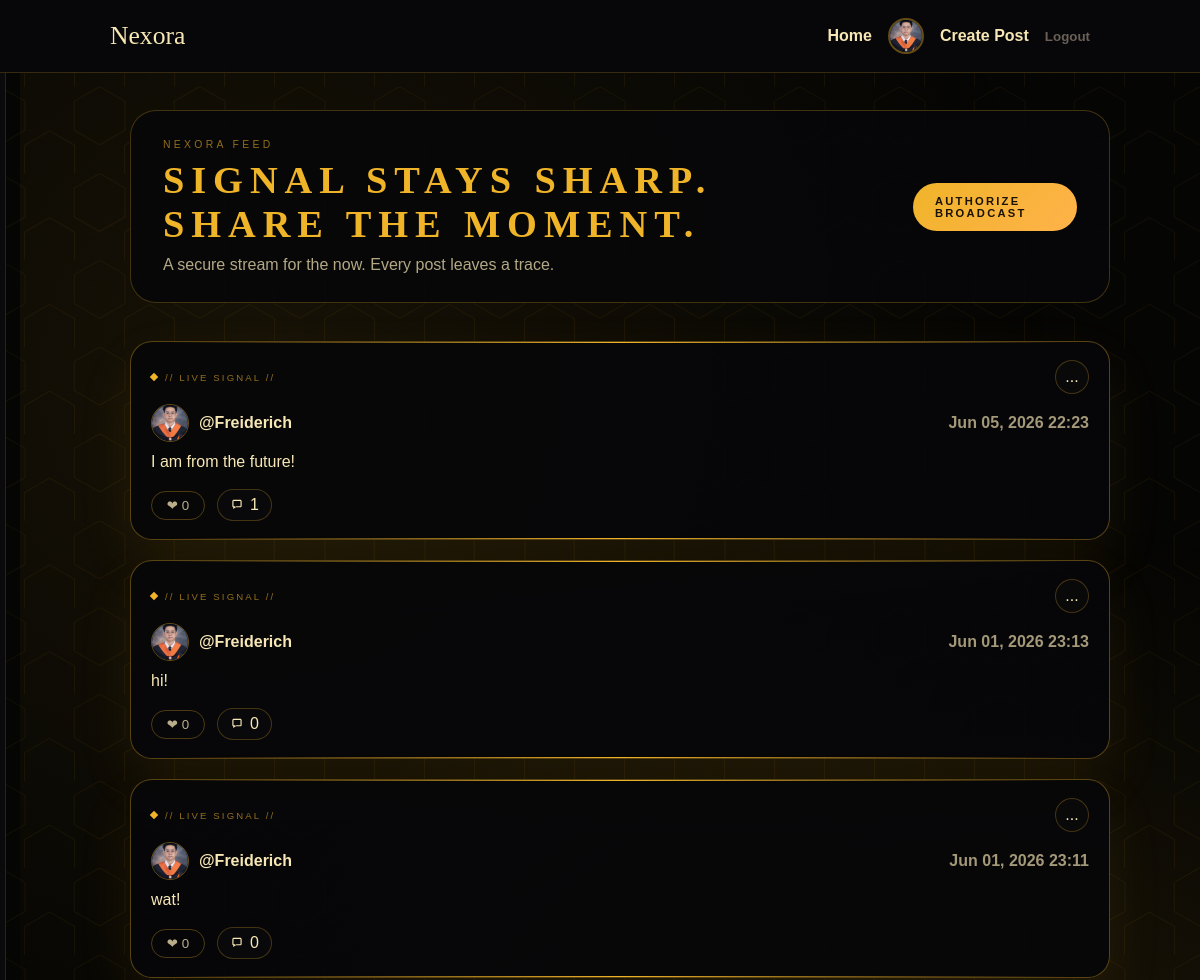
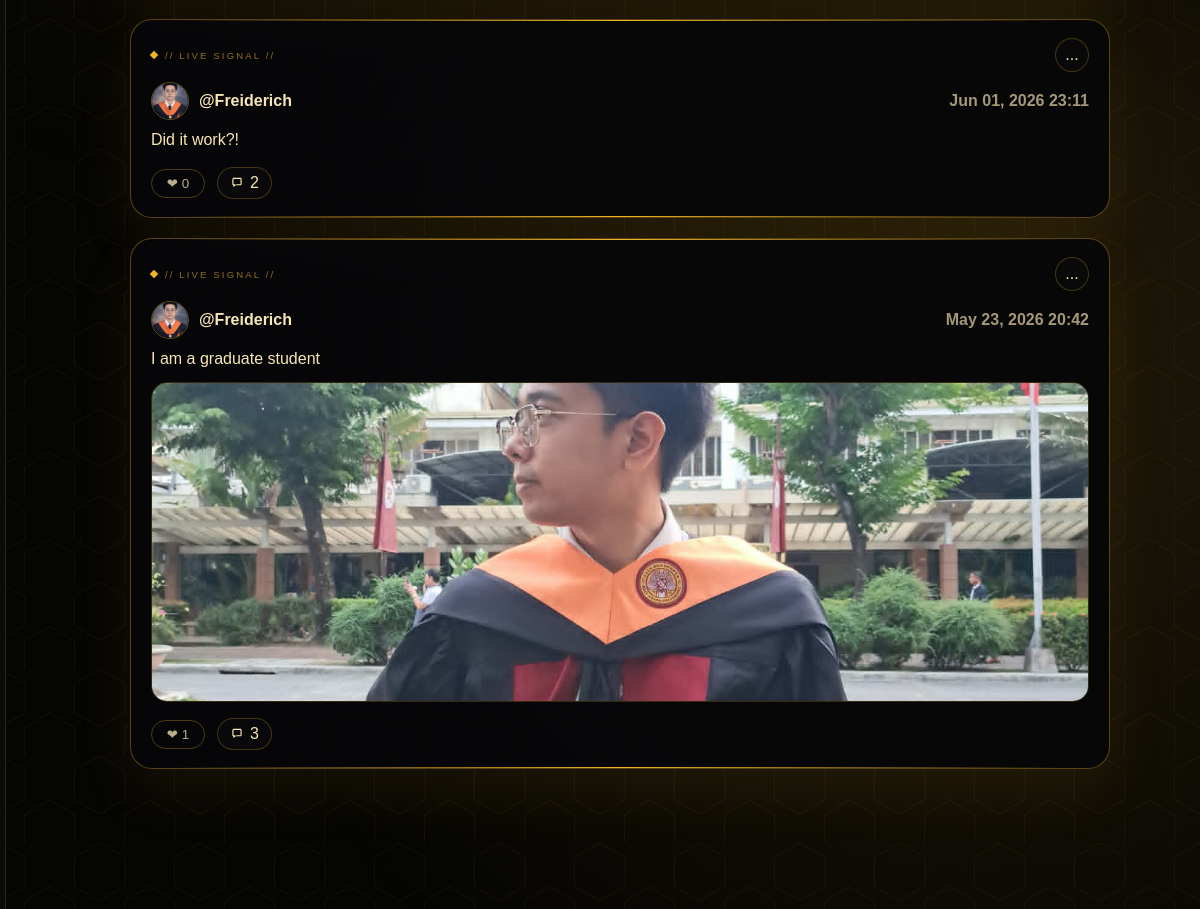
The app's page / (signed in) with its own data (2 pictures, top to bottom).
### users/models.py (models this page shows, shortened)
class Profile(models.Model):
    user = models.OneToOneField(settings.AUTH_USER_MODEL, on_delete=models.CASCADE)
    bio = models.TextField(blank=True)
    image = models.ImageField(upload_to="profiles/", blank=True, null=True)

### posts/models.py (models this page shows, shortened)
class Post(models.Model):
    VISIBILITY_PUBLIC = "public"
    VISIBILITY_UNLISTED = "unlisted"
    VISIBILITY_PRIVATE = "private"
    VISIBILITY_CHOICES = [
        (VISIBILITY_PUBLIC, "Public"),
        (VISIBILITY_UNLISTED, "Unlisted"),
        (VISIBILITY_PRIVATE, "Private"),
    ]
    author = models.ForeignKey(
        settings.AUTH_USER_MODEL, on_delete=models.CASCADE, related_name="posts"
    )
    content = models.TextField()
    image = models.ImageField(upload_to="posts/", blank=True, null=True)
    visibility = models.CharField(
        max_length=16, choices=VISIBILITY_CHOICES, default=VISIBILITY_PUBLIC
    )
    created_at = models.DateTimeField(auto_now_add=True)
    updated_at = models.DateTimeField(auto_now=True)
    class Meta:
        ordering = ["-created_at"]

### posts/views.py (the view)
# urls.py: 2. Add a URL to urlpatterns:  path('', views.home, name='home')
def home(request):
    if not request.user.is_authenticated:
        return render(request, "posts/landing.html")
    comment_qs = Comment.objects.select_related("author", "author__profile")
    posts = (
        Post.objects.select_related("author", "author__profile")
        .prefetch_related(Prefetch("comments", queryset=comment_qs), "likes")
        .exclude(visibility=Post.VISIBILITY_PRIVATE)
        .order_by("-created_at")
        .annotate(
            likes_count=Count("likes"),
            reactions_count=Count("reactions"),
            reaction_love_count=Count("reactions", filter=Q(reactions__kind="love")),
            reaction_laugh_count=Count("reactions", filter=Q(reactions__kind="laugh")),
            reaction_wow_count=Count("reactions", filter=Q(reactions__kind="wow")),
            reaction_sad_count=Count("reactions", filter=Q(reactions__kind="sad")),
            reaction_fire_count=Count("reactions", filter=Q(reactions__kind="fire")),
        )
    )
    return render(request, "posts/home.html", {"posts": posts})

### templates/posts/home.html (shortened to what this page needs)
{% extends "base.html" %}
{% load static %}
{% block extra_css %}
  <link rel="stylesheet" href="{% static 'css/register.css' %}" />
  <link rel="stylesheet" href="{% static 'css/home.css' %}" />
{% endblock %}
{% block body_class %}home-body{% endblock %}
{% block main_class %}home-terminal{% endblock %}
{% block content %}
  {% if user.is_authenticated %}
    <div class="home-side-bar"></div>
  {% endif %}
  <div class="terminal-hex">
  </div>
  <section class="home-hero">
    <div>
      <p class="home-eyebrow">Nexora Feed</p>
      <h1 class="home-title">Signal stays sharp. Share the moment.</h1>
      <p class="home-subtitle">A secure stream for the now. Every post leaves a trace.</p>
    </div>
    {% if user.is_authenticated %}
      <a class="primary" href="{% url 'post_create' %}">Authorize Broadcast</a>
    {% else %}
      <a class="primary" href="{% url 'register' %}">Request Access</a>
    {% endif %}
  </section>
  <section class="feed home-feed">
    {% for post in posts %}
      {% with post_visibility=post.get_visibility_display %}
        <article class="card terminal-card home-card">
          <div class="home-card-top">
            <div class="home-card-label">// Live Signal //</div>
            <div class="post-menu-wrap">
              <button class="post-menu-toggle" type="button" aria-label="Post options" aria-expanded="false">...</button>
            </div>
          </div>
          <div class="card-header">
            <a href="{% url 'profile' username=post.author.username %}" class="post-author-link">
              {% if post.author.profile.image %}
                <img src="{{ post.author.profile.image.url }}" alt="" class="post-author-avatar" />
              {% else %}
                <span class="post-author-fallback">{{ post.author.username|first|upper }}</span>
              {% endif %}
              <span class="post-author-name">@{{ post.author.username }}</span>
            </a>
            <div class="post-meta-actions">
              <span class="muted" data-post-created>{{ post.created_at|date:"M d, Y H:i" }}</span>
            </div>
          </div>
          <a class="post-link" href="{% url 'post_detail' post_id=post.id %}">
            <p data-post-content>{{ post.content }}</p>
          {% if post.image %}
            <img class="post-image" src="{{ post.image.url }}" alt="Post image" />
          {% endif %}
          </a>
          <div class="post-actions">
            <form method="post" action="{% url 'toggle_like' post_id=post.id %}">
              <button type="submit" class="ghost reaction-main" data-like-count>❤ {{ post.likes_count }}</button>
            </form>
            <a
              class="comment-action"
              href="#comment-form-{{ post.id }}"
              aria-label="Comments"
              data-comment-toggle
              data-comment-target="comment-form-{{ post.id }}"
            >
              <svg viewBox="0 0 24 24" aria-hidden="true" focusable="false">
                <path d="M4 5.5C4 4.12 5.12 3 6.5 3h11C18.88 3 20 4.12 20 5.5v8c0 1.38-1.12 2.5-2.5 2.5H10l-4.5 3v-3.5C4.62 15.5 4 14.88 4 14V5.5Zm2 0V14h3v1.3L11.1 14H17.5c.28 0 .5-.22.5-.5v-8c0-.28-.22-.5-.5-.5h-11c-.28 0-.5.22-.5.5Z" fill="currentColor"/>
              </svg>
              {{ post.comments.count }}
            </a>
          </div>
        </article>
      {% endwith %}
    {% empty %}
      <p class="muted">No posts yet. Be the first to share something.</p>
    {% endfor %}
  </section>
{% endblock %}

### templates/base.html (shortened to what this page needs)
{% load static %}
<!DOCTYPE html>
<html lang="en">
  <head>
    <link rel="stylesheet" href="{% static 'css/base.css' %}" />
    <link rel="stylesheet" href="{% static 'css/layout.css' %}" />
    <link rel="stylesheet" href="{% static 'css/components.css' %}" />
    <link rel="stylesheet" href="{% static 'css/pages.css' %}" />
    {% block extra_css %}{% endblock %}
  </head>
  <body class="{% block body_class %}{% endblock %}">
    <header class="site-header">
      <div class="container nav">
        <a class="logo" href="{% url 'home' %}">Nexora</a>
        <nav class="menu">
          <a href="{% url 'home' %}">Home</a>
          {% if user.is_authenticated %}
            <a href="{% url 'profile' username=user.username %}" class="nav-profile">
              {% if user.profile.image %}
                <img src="{{ user.profile.image.url }}" alt="Profile" class="nav-avatar" />
              {% else %}
                <span class="nav-avatar-fallback">{{ user.username|first|upper }}</span>
              {% endif %}
            </a>
            <a href="{% url 'post_create' %}">Create Post</a>
            <form class="inline" method="post" action="{% url 'logout' %}">
              <button type="submit" class="link-button">Logout</button>
            </form>
          {% else %}
            <a href="{% url 'login' %}">Login</a>
            <a href="{% url 'register' %}">Register</a>
          {% endif %}
        </nav>
      </div>
    </header>
    <main class="container {% block main_class %}{% endblock %}">
      {% block content %}{% endblock %}
    </main>
  </body>
</html>

### static/css/base.css (style rules this page uses)
:root { --bg: #f6f1ea; --bg-accent: #f1e7da; --surface: #ffffff; --ink: #1f1b16; --muted: #6a6057; --primary: #c96f3b; --primary-dark: #9d552d; --border: #e6d7c8; --shadow: 0 20px 50px rgba(40, 30, 20, 0.08); --radius: 18px; --max-width: 980px; --font-display: "Playfair Display", "Georgia", serif; --font-body: "Source Sans 3", "Arial", sans-serif; }
* { box-sizing: border-box; }
body { margin: 0; font-family: var(--font-body); color: var(--ink); background: radial-gradient(circle at top, var(--bg-accent), var(--bg)); min-height: 100vh; }
a { color: inherit; text-decoration: none; }
img { max-width: 100%; display: block; border-radius: 14px; }
.container { width: min(100% - 32px, var(--max-width)); margin: 0 auto; }
.muted { color: var(--muted); }
.inline { display: inline; }
button { border: none; cursor: pointer; font-family: inherit; }
.primary { background: var(--primary); color: #fff; padding: 10px 18px; border-radius: 999px; font-weight: 600; }
.ghost, .link-button { background: transparent; color: var(--muted); padding: 6px 10px; border-radius: 999px; }
.link-button { padding: 0; }

### static/css/layout.css (style rules this page uses)
.site-header { position: sticky; top: 0; z-index: 10; background: rgba(246, 241, 234, 0.85); backdrop-filter: blur(12px); border-bottom: 1px solid var(--border); }
.nav { display: flex; align-items: center; justify-content: space-between; padding: 18px 0; }
.logo { font-family: var(--font-display); font-size: 1.6rem; }
.menu { display: flex; gap: 16px; align-items: center; flex-wrap: wrap; }
.menu a, .menu .link-button { font-weight: 600; color: var(--muted); }
main { padding: 32px 0 60px; }
.nav-profile { display: flex; align-items: center; }
.nav-avatar { width: 36px; height: 36px; border-radius: 50%; object-fit: cover; border: 2px solid rgba(240, 180, 41, 0.4); transition: border-color 0.2s ease; }

### static/css/components.css (style rules this page uses)
.feed { display: grid; gap: 20px; }
.card { background: var(--surface); padding: 22px; border-radius: var(--radius); box-shadow: var(--shadow); border: 1px solid rgba(255, 255, 255, 0.6); animation: rise 0.4s ease both; }
.card-header { display: flex; justify-content: space-between; margin-bottom: 12px; font-weight: 600; }
.post-image { margin-top: 12px; border-radius: 16px; }
.post-link { display: block; color: inherit; text-decoration: none; }
.post-image { width: 100%; max-height: 420px; object-fit: cover; object-position: center; }

### records on screen
Post: author.profile.image (picture), author.username "Freiderich", created_at "Jun 05, 2026 22:23", content "I am from the future!", likes_count "0", comments.count "1"
Post: author.profile.image (picture), author.username "Freiderich", created_at "Jun 01, 2026 23:13", content "hi!", likes_count "0", comments.count "0"
Post: author.profile.image (picture), author.username "Freiderich", created_at "Jun 01, 2026 23:11", content "wat!", likes_count "0", comments.count "0"
Post: author.profile.image (picture), author.username "Freiderich", created_at "Jun 01, 2026 23:11", content "Did it work?!", likes_count "0", comments.count "2"
Post: author.profile.image (picture), author.username "Freiderich", created_at "May 23, 2026 20:42", content "I am a graduate student", image (picture), likes_count "1", comments.count "3"
